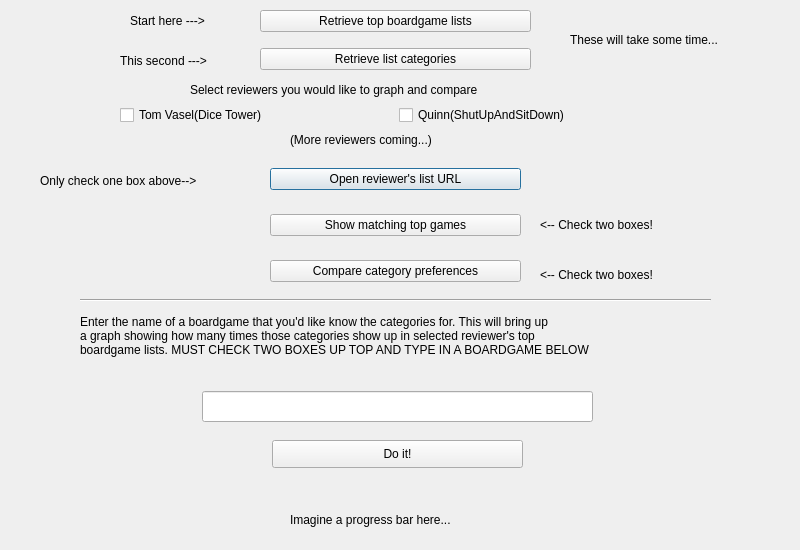
<?xml version="1.0" encoding="UTF-8"?>
<ui version="4.0">
 <class>BGReviewers</class>
 <widget class="QDialog" name="BGReviewers">
  <property name="geometry">
   <rect>
    <x>0</x>
    <y>0</y>
    <width>800</width>
    <height>550</height>
   </rect>
  </property>
  <property name="minimumSize">
   <size>
    <width>800</width>
    <height>550</height>
   </size>
  </property>
  <property name="maximumSize">
   <size>
    <width>800</width>
    <height>550</height>
   </size>
  </property>
  <property name="windowTitle">
   <string>Dialog</string>
  </property>
  <widget class="QLabel" name="instruction1">
   <property name="geometry">
    <rect>
     <x>190</x>
     <y>80</y>
     <width>411</width>
     <height>20</height>
    </rect>
   </property>
   <property name="text">
    <string>Select reviewers you would like to graph and compare</string>
   </property>
  </widget>
  <widget class="QWidget" name="horizontalLayoutWidget">
   <property name="geometry">
    <rect>
     <x>120</x>
     <y>100</y>
     <width>551</width>
     <height>31</height>
    </rect>
   </property>
   <layout class="QHBoxLayout" name="horizontalLayout">
    <item>
     <widget class="QCheckBox" name="TVasel">
      <property name="text">
       <string>Tom Vasel(Dice Tower)</string>
      </property>
     </widget>
    </item>
    <item>
     <widget class="QCheckBox" name="Quinn">
      <property name="text">
       <string>Quinn(ShutUpAndSitDown)</string>
      </property>
     </widget>
    </item>
   </layout>
  </widget>
  <widget class="QWidget" name="verticalLayoutWidget">
   <property name="geometry">
    <rect>
     <x>270</x>
     <y>150</y>
     <width>251</width>
     <height>151</height>
    </rect>
   </property>
   <layout class="QVBoxLayout" name="verticalLayout">
    <item>
     <widget class="QPushButton" name="URLopen">
      <property name="text">
       <string>Open reviewer's list URL</string>
      </property>
     </widget>
    </item>
    <item>
     <widget class="QPushButton" name="Match">
      <property name="toolTip">
       <string>&lt;html&gt;&lt;head/&gt;&lt;body&gt;&lt;p&gt;Makes a new file with a list of the boardgames the selected reviewer's had in common on their top lists&lt;/p&gt;&lt;/body&gt;&lt;/html&gt;</string>
      </property>
      <property name="text">
       <string>Show matching top games</string>
      </property>
     </widget>
    </item>
    <item>
     <widget class="QPushButton" name="GraphCat">
      <property name="toolTip">
       <string>&lt;html&gt;&lt;head/&gt;&lt;body&gt;&lt;p&gt;Will open a bar graph comparing occurances of specific categories from selected reviewer's top lists.&lt;/p&gt;&lt;/body&gt;&lt;/html&gt;</string>
      </property>
      <property name="text">
       <string>Compare category preferences</string>
      </property>
     </widget>
    </item>
   </layout>
  </widget>
  <widget class="QLabel" name="label">
   <property name="geometry">
    <rect>
     <x>130</x>
     <y>10</y>
     <width>121</width>
     <height>21</height>
    </rect>
   </property>
   <property name="text">
    <string>Start here ---&gt;</string>
   </property>
  </widget>
  <widget class="QLabel" name="label_2">
   <property name="geometry">
    <rect>
     <x>80</x>
     <y>300</y>
     <width>651</width>
     <height>71</height>
    </rect>
   </property>
   <property name="text">
    <string>Enter the name of a boardgame that you'd like know the categories for. This will bring up
a graph showing how many times those categories show up in selected reviewer's top
boardgame lists. MUST CHECK TWO BOXES UP TOP AND TYPE IN A BOARDGAME BELOW</string>
   </property>
  </widget>
  <widget class="Line" name="line">
   <property name="geometry">
    <rect>
     <x>80</x>
     <y>290</y>
     <width>631</width>
     <height>20</height>
    </rect>
   </property>
   <property name="orientation">
    <enum>Qt::Horizontal</enum>
   </property>
  </widget>
  <widget class="QPushButton" name="BGLookUp">
   <property name="geometry">
    <rect>
     <x>272</x>
     <y>440</y>
     <width>251</width>
     <height>28</height>
    </rect>
   </property>
   <property name="text">
    <string>Do it!</string>
   </property>
  </widget>
  <widget class="QLineEdit" name="UserGameName">
   <property name="geometry">
    <rect>
     <x>202</x>
     <y>391</y>
     <width>391</width>
     <height>31</height>
    </rect>
   </property>
  </widget>
  <widget class="QLabel" name="label_3">
   <property name="geometry">
    <rect>
     <x>40</x>
     <y>170</y>
     <width>341</width>
     <height>21</height>
    </rect>
   </property>
   <property name="text">
    <string>Only check one box above--&gt;</string>
   </property>
  </widget>
  <widget class="QWidget" name="verticalLayoutWidget_2">
   <property name="geometry">
    <rect>
     <x>260</x>
     <y>0</y>
     <width>271</width>
     <height>80</height>
    </rect>
   </property>
   <layout class="QVBoxLayout" name="verticalLayout_2">
    <item>
     <widget class="QPushButton" name="TopLists">
      <property name="toolTip">
       <string>&lt;html&gt;&lt;head/&gt;&lt;body&gt;&lt;p&gt;Makes text files of the selected reviewer's top board game lists from their websites.&lt;/p&gt;&lt;/body&gt;&lt;/html&gt;</string>
      </property>
      <property name="text">
       <string>Retrieve top boardgame lists</string>
      </property>
     </widget>
    </item>
    <item>
     <widget class="QPushButton" name="ListCats">
      <property name="toolTip">
       <string>&lt;html&gt;&lt;head/&gt;&lt;body&gt;&lt;p&gt;Takes the reviewer's lists and searches for each of the boardgame's categories on Boardgamegeek.com.&lt;/p&gt;&lt;p&gt;this will make a new file for each reviewer.&lt;/p&gt;&lt;/body&gt;&lt;/html&gt;</string>
      </property>
      <property name="text">
       <string>Retrieve list categories</string>
      </property>
     </widget>
    </item>
   </layout>
  </widget>
  <widget class="QLabel" name="label_4">
   <property name="geometry">
    <rect>
     <x>120</x>
     <y>50</y>
     <width>121</width>
     <height>21</height>
    </rect>
   </property>
   <property name="text">
    <string>This second ---&gt;</string>
   </property>
  </widget>
  <widget class="QLabel" name="label_5">
   <property name="geometry">
    <rect>
     <x>570</x>
     <y>30</y>
     <width>201</width>
     <height>20</height>
    </rect>
   </property>
   <property name="text">
    <string>These will take some time...</string>
   </property>
  </widget>
  <widget class="QLabel" name="label_6">
   <property name="geometry">
    <rect>
     <x>540</x>
     <y>210</y>
     <width>161</width>
     <height>31</height>
    </rect>
   </property>
   <property name="text">
    <string>&lt;-- Check two boxes!</string>
   </property>
  </widget>
  <widget class="QLabel" name="label_7">
   <property name="geometry">
    <rect>
     <x>540</x>
     <y>260</y>
     <width>161</width>
     <height>31</height>
    </rect>
   </property>
   <property name="text">
    <string>&lt;-- Check two boxes!</string>
   </property>
  </widget>
  <widget class="QLabel" name="label_8">
   <property name="geometry">
    <rect>
     <x>290</x>
     <y>130</y>
     <width>251</width>
     <height>20</height>
    </rect>
   </property>
   <property name="text">
    <string>(More reviewers coming...)</string>
   </property>
  </widget>
  <widget class="QLabel" name="label_9">
   <property name="geometry">
    <rect>
     <x>290</x>
     <y>510</y>
     <width>221</width>
     <height>20</height>
    </rect>
   </property>
   <property name="text">
    <string>Imagine a progress bar here...</string>
   </property>
  </widget>
 </widget>
 <resources/>
 <connections/>
</ui>
